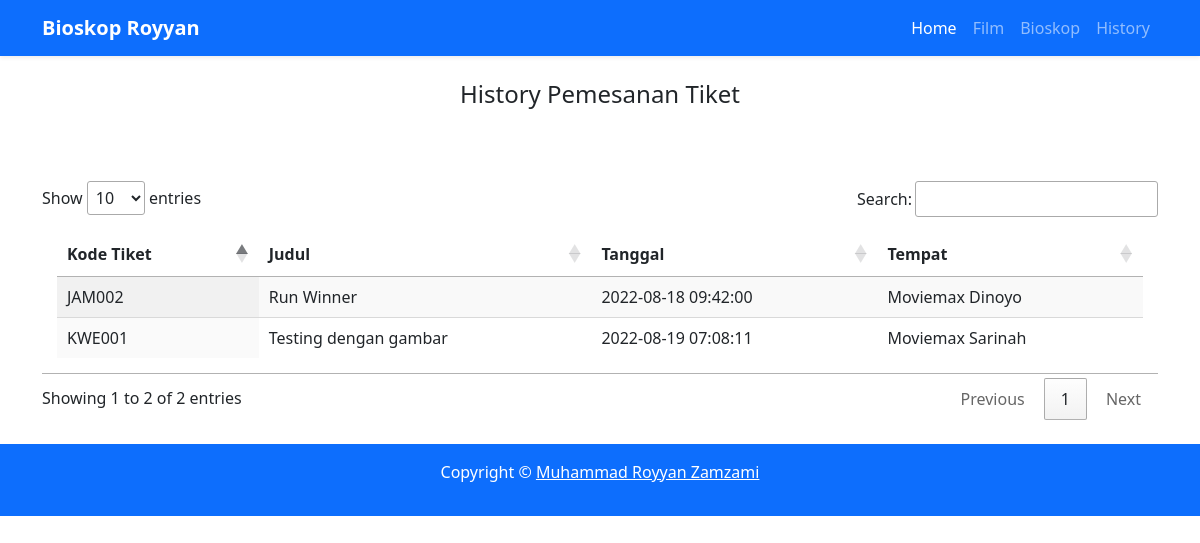
Before: /history with the older database file.
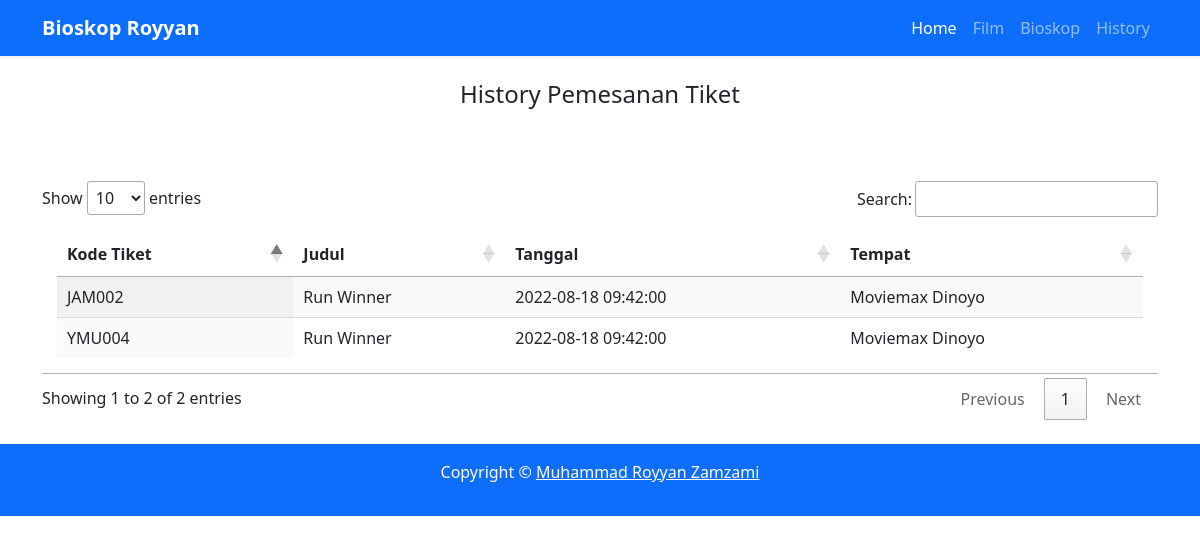
After: the same page with the newer database file.
### tables this page shows
CREATE TABLE `pesan` (
  `id_pesan` int(11) NOT NULL,
  `jadwal` int(11) NOT NULL,
  `kd_pesan` varchar(255) NOT NULL,
  `judul` varchar(255) NOT NULL,
  `nama_bioskop` varchar(255) NOT NULL,
  `kursi` int(11) NOT NULL
);

CREATE TABLE `jadwal` (
  `id_jadwal` int(11) NOT NULL,
  `kd_jadwal` varchar(255) NOT NULL,
  `judul_film` int(11) NOT NULL,
  `bioskop` int(11) NOT NULL,
  `tgl_waktu_tayang` datetime NOT NULL,
  `jumlah_kursi` int(11) NOT NULL
);

### application/libraries/Template.php (called while the page is built)
<?php
class Template
{
    var $template_data = [];
    function set($name, $value)
    {
        $this->template_data[$name] = $value;
    }
    function load($template = '', $view = '', $view_data = [], $return = false)
    {
        $this->CI = &get_instance();
        $this->set('contents', $this->CI->load->view($view, $view_data, TRUE));
        return $this->CI->load->view($template, $this->template_data, $return);
    }
}

### application/controllers/History.php (called while the page is built, shortened)
<?php
class History extends CI_Controller
{
    public function index()
    {
        $get = $this->pesan->get()->result();
        $data = array(
            'title' => 'Home',
            'pesan' => $get
        );
        $this->template->load('template', 'history/data', $data);
    }
}

### index.php (called while the page is built, shortened)
<?php
require_once BASEPATH.'core/CodeIgniter.php';

### application/models/Pesan_m.php (called while the page is built, shortened)
<?php
class Pesan_m extends CI_Model
{
    public function get($where = null)
    {
        $this->db->select('*');
        $this->db->from('pesan');
        $this->db->join('jadwal', 'jadwal.id_jadwal = pesan.jadwal');
        $this->db->order_by('id_pesan', 'DESC');
        return $this->db->get();
    }
}

### application/views/history/data.php (the view, shortened to what this page needs)
<section>
    <div class="container">
        <div class="row mb-3">
            <div class="col-md-12">
                <h4 class="text-center">History Pemesanan Tiket</h4><br><br>
            </div>
        </div>
        <div class="row mb-3">
            <div class="col-md">
                <table id="example" class="display" style="width:100%">
                    <thead>
                        <tr>
                            <th>Kode Tiket</th>
                            <th>Judul</th>
                            <th>Tanggal</th>
                            <th>Tempat</th>
                        </tr>
                    </thead>
                    <tbody>
                        <?php
                        foreach ($pesan as $key => $data) {
                        ?>
                            <tr>
                                <td><?= $data->kd_pesan ?></td>
                                <td><?= $data->judul ?></td>
                                <td><?= $data->tgl_waktu_tayang ?></td>
                                <td><?= $data->nama_bioskop ?></td>
                            </tr>
                        <?php } ?>
                    </tbody>
                </table>
            </div>
        </div>
    </div>
</section>

Changed rows visible on the page:
removed pesan: kd_pesan "KWE001", judul "Testing dengan gambar", jadwal.tgl_waktu_tayang "2022-08-19 07:08:11", nama_bioskop "Moviemax Sarinah"
added pesan: kd_pesan "YMU004", judul "Run Winner", jadwal.tgl_waktu_tayang "2022-08-18 09:42:00", nama_bioskop "Moviemax Dinoyo"
